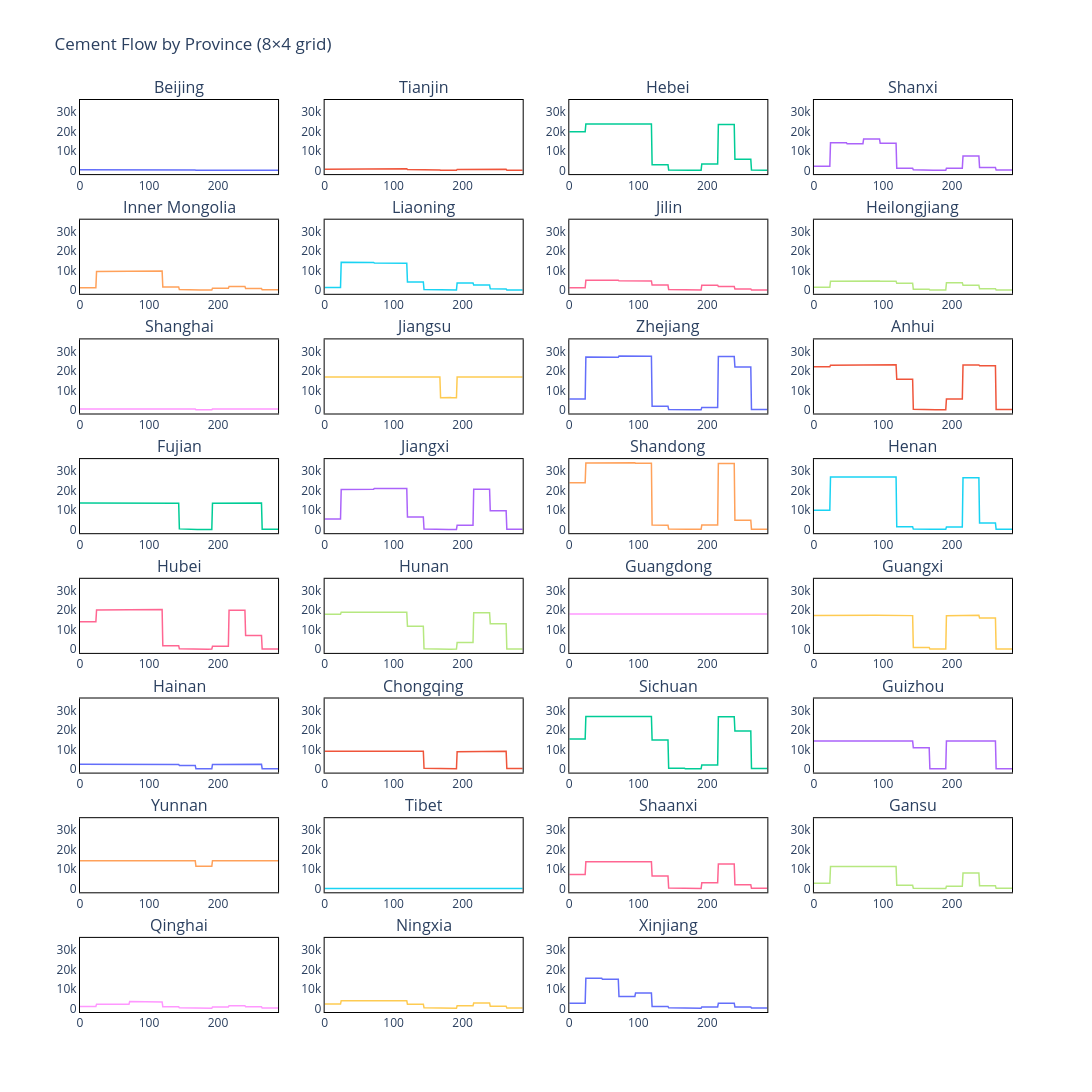

Source (notebook cell):
### Code cell
df = cement_flows

cols = df.columns[:31]
nrows = 4
ncols = 8

# --- Choose a color palette with enough distinct colors ---
colors = px.colors.qualitative.Plotly
# If not enough colors, cycle through the palette
colors = colors * ((len(cols) // len(colors)) + 1)

# --- Create 8×4 subplot grid ---
fig = make_subplots(
    rows=8, cols=4,
    subplot_titles=provinces,
    vertical_spacing=0.05,
    horizontal_spacing=0.05
)

# --- Add each trace with a different color ---
for i, col in enumerate(cols):
    row = i // nrows + 1
    col_pos = i % nrows + 1
    color = colors[i]
    fig.add_trace(
        go.Scatter(
            x=df.index,
            y=df[col],
            mode='lines',
            name=provinces[i],
            line=dict(width=1.5, color=color)
        ),
        row=row, col=col_pos
    )

# --- Layout and style tweaks ---
fig.update_layout(
    height=2400, width=1600,
    showlegend=False,
    title_text="Cement Flow by Province (8×4 grid)",
    plot_bgcolor='white',
    paper_bgcolor='white',
)

# --- Clean white background, black border, no gridlines ---
fig.update_xaxes(showgrid=False, zeroline=False, showline=True, linecolor='black', mirror=True)
fig.update_yaxes(showgrid=False, zeroline=False, showline=True, linecolor='black', mirror=True, matches='y')

fig.show()

### Figure 1 — Plotly figure (JSON) as saved in the notebook; plotly's stock layout.template omitted (floating-point values rounded to 4 significant figures; data arrays with more than 128 entries replaced by an {"elided": "..."} marker saying what was removed)
{"data": [{"line": {"color": "#636EFA", "width": 1.5}, "mode": "lines", "name": "Beijing", "type": "scatter", "x": {"elided": "288 int values"}, "xaxis": "x", "y": {"elided": "288 float values"}, "yaxis": "y"}, {"line": {"color": "#EF553B", "width": 1.5}, "mode": "lines", "name": "Tianjin", "type": "scatter", "x": {"elided": "288 int values"}, "xaxis": "x2", "y": {"elided": "288 float values"}, "yaxis": "y2"}, {"line": {"color": "#00CC96", "width": 1.5}, "mode": "lines", "name": "Hebei", "type": "scatter", "x": {"elided": "288 int values"}, "xaxis": "x3", "y": {"elided": "288 float values"}, "yaxis": "y3"}, {"line": {"color": "#AB63FA", "width": 1.5}, "mode": "lines", "name": "Shanxi", "type": "scatter", "x": {"elided": "288 int values"}, "xaxis": "x4", "y": {"elided": "288 float values"}, "yaxis": "y4"}, {"line": {"color": "#FFA15A", "width": 1.5}, "mode": "lines", "name": "Inner Mongolia", "type": "scatter", "x": {"elided": "288 int values"}, "xaxis": "x5", "y": {"elided": "288 float values"}, "yaxis": "y5"}, {"line": {"color": "#19D3F3", "width": 1.5}, "mode": "lines", "name": "Liaoning", "type": "scatter", "x": {"elided": "288 int values"}, "xaxis": "x6", "y": {"elided": "288 float values"}, "yaxis": "y6"}, {"line": {"color": "#FF6692", "width": 1.5}, "mode": "lines", "name": "Jilin", "type": "scatter", "x": {"elided": "288 int values"}, "xaxis": "x7", "y": {"elided": "288 float values"}, "yaxis": "y7"}, {"line": {"color": "#B6E880", "width": 1.5}, "mode": "lines", "name": "Heilongjiang", "type": "scatter", "x": {"elided": "288 int values"}, "xaxis": "x8", "y": {"elided": "288 float values"}, "yaxis": "y8"}, {"line": {"color": "#FF97FF", "width": 1.5}, "mode": "lines", "name": "Shanghai", "type": "scatter", "x": {"elided": "288 int values"}, "xaxis": "x9", "y": {"elided": "288 float values"}, "yaxis": "y9"}, {"line": {"color": "#FECB52", "width": 1.5}, "mode": "lines", "name": "Jiangsu", "type": "scatter", "x": {"elided": "288 int values"}, "xaxis": "x10", "y": {"elided": "288 float values"}, "yaxis": "y10"}, {"line": {"color": "#636EFA", "width": 1.5}, "mode": "lines", "name": "Zhejiang", "type": "scatter", "x": {"elided": "288 int values"}, "xaxis": "x11", "y": {"elided": "288 float values"}, "yaxis": "y11"}, {"line": {"color": "#EF553B", "width": 1.5}, "mode": "lines", "name": "Anhui", "type": "scatter", "x": {"elided": "288 int values"}, "xaxis": "x12", "y": {"elided": "288 float values"}, "yaxis": "y12"}, {"line": {"color": "#00CC96", "width": 1.5}, "mode": "lines", "name": "Fujian", "type": "scatter", "x": {"elided": "288 int values"}, "xaxis": "x13", "y": {"elided": "288 float values"}, "yaxis": "y13"}, {"line": {"color": "#AB63FA", "width": 1.5}, "mode": "lines", "name": "Jiangxi", "type": "scatter", "x": {"elided": "288 int values"}, "xaxis": "x14", "y": {"elided": "288 float values"}, "yaxis": "y14"}, {"line": {"color": "#FFA15A", "width": 1.5}, "mode": "lines", "name": "Shandong", "type": "scatter", "x": {"elided": "288 int values"}, "xaxis": "x15", "y": {"elided": "288 float values"}, "yaxis": "y15"}, {"line": {"color": "#19D3F3", "width": 1.5}, "mode": "lines", "name": "Henan", "type": "scatter", "x": {"elided": "288 int values"}, "xaxis": "x16", "y": {"elided": "288 float values"}, "yaxis": "y16"}, {"line": {"color": "#FF6692", "width": 1.5}, "mode": "lines", "name": "Hubei", "type": "scatter", "x": {"elided": "288 int values"}, "xaxis": "x17", "y": {"elided": "288 float values"}, "yaxis": "y17"}, {"line": {"color": "#B6E880", "width": 1.5}, "mode": "lines", "name": "Hunan", "type": "scatter", "x": {"elided": "288 int values"}, "xaxis": "x18", "y": {"elided": "288 float values"}, "yaxis": "y18"}, {"line": {"color": "#FF97FF", "width": 1.5}, "mode": "lines", "name": "Guangdong", "type": "scatter", "x": {"elided": "288 int values"}, "xaxis": "x19", "y": {"elided": "288 float values"}, "yaxis": "y19"}, {"line": {"color": "#FECB52", "width": 1.5}, "mode": "lines", "name": "Guangxi", "type": "scatter", "x": {"elided": "288 int values"}, "xaxis": "x20", "y": {"elided": "288 float values"}, "yaxis": "y20"}, {"line": {"color": "#636EFA", "width": 1.5}, "mode": "lines", "name": "Hainan", "type": "scatter", "x": {"elided": "288 int values"}, "xaxis": "x21", "y": {"elided": "288 float values"}, "yaxis": "y21"}, {"line": {"color": "#EF553B", "width": 1.5}, "mode": "lines", "name": "Chongqing", "type": "scatter", "x": {"elided": "288 int values"}, "xaxis": "x22", "y": {"elided": "288 float values"}, "yaxis": "y22"}, {"line": {"color": "#00CC96", "width": 1.5}, "mode": "lines", "name": "Sichuan", "type": "scatter", "x": {"elided": "288 int values"}, "xaxis": "x23", "y": {"elided": "288 float values"}, "yaxis": "y23"}, {"line": {"color": "#AB63FA", "width": 1.5}, "mode": "lines", "name": "Guizhou", "type": "scatter", "x": {"elided": "288 int values"}, "xaxis": "x24", "y": {"elided": "288 float values"}, "yaxis": "y24"}, {"line": {"color": "#FFA15A", "width": 1.5}, "mode": "lines", "name": "Yunnan", "type": "scatter", "x": {"elided": "288 int values"}, "xaxis": "x25", "y": {"elided": "288 float values"}, "yaxis": "y25"}, {"line": {"color": "#19D3F3", "width": 1.5}, "mode": "lines", "name": "Tibet", "type": "scatter", "x": {"elided": "288 int values"}, "xaxis": "x26", "y": {"elided": "288 float values"}, "yaxis": "y26"}, {"line": {"color": "#FF6692", "width": 1.5}, "mode": "lines", "name": "Shaanxi", "type": "scatter", "x": {"elided": "288 int values"}, "xaxis": "x27", "y": {"elided": "288 float values"}, "yaxis": "y27"}, {"line": {"color": "#B6E880", "width": 1.5}, "mode": "lines", "name": "Gansu", "type": "scatter", "x": {"elided": "288 int values"}, "xaxis": "x28", "y": {"elided": "288 float values"}, "yaxis": "y28"}, {"line": {"color": "#FF97FF", "width": 1.5}, "mode": "lines", "name": "Qinghai", "type": "scatter", "x": {"elided": "288 int values"}, "xaxis": "x29", "y": {"elided": "288 float values"}, "yaxis": "y29"}, {"line": {"color": "#FECB52", "width": 1.5}, "mode": "lines", "name": "Ningxia", "type": "scatter", "x": {"elided": "288 int values"}, "xaxis": "x30", "y": {"elided": "288 float values"}, "yaxis": "y30"}, {"line": {"color": "#636EFA", "width": 1.5}, "mode": "lines", "name": "Xinjiang", "type": "scatter", "x": {"elided": "288 int values"}, "xaxis": "x31", "y": {"elided": "288 float values"}, "yaxis": "y31"}], "layout": {"annotations": [{"font": {"size": 16}, "showarrow": false, "text": "Beijing", "x": 0.1062, "xanchor": "center", "xref": "paper", "y": 1, "yanchor": "bottom", "yref": "paper"}, {"font": {"size": 16}, "showarrow": false, "text": "Tianjin", "x": 0.3688, "xanchor": "center", "xref": "paper", "y": 1, "yanchor": "bottom", "yref": "paper"}, {"font": {"size": 16}, "showarrow": false, "text": "Hebei", "x": 0.6313, "xanchor": "center", "xref": "paper", "y": 1, "yanchor": "bottom", "yref": "paper"}, {"font": {"size": 16}, "showarrow": false, "text": "Shanxi", "x": 0.8938, "xanchor": "center", "xref": "paper", "y": 1, "yanchor": "bottom", "yref": "paper"}, {"font": {"size": 16}, "showarrow": false, "text": "Inner Mongolia", "x": 0.1062, "xanchor": "center", "xref": "paper", "y": 0.8687, "yanchor": "bottom", "yref": "paper"}, {"font": {"size": 16}, "showarrow": false, "text": "Liaoning", "x": 0.3688, "xanchor": "center", "xref": "paper", "y": 0.8687, "yanchor": "bottom", "yref": "paper"}, {"font": {"size": 16}, "showarrow": false, "text": "Jilin", "x": 0.6313, "xanchor": "center", "xref": "paper", "y": 0.8687, "yanchor": "bottom", "yref": "paper"}, {"font": {"size": 16}, "showarrow": false, "text": "Heilongjiang", "x": 0.8938, "xanchor": "center", "xref": "paper", "y": 0.8687, "yanchor": "bottom", "yref": "paper"}, {"font": {"size": 16}, "showarrow": false, "text": "Shanghai", "x": 0.1062, "xanchor": "center", "xref": "paper", "y": 0.7375, "yanchor": "bottom", "yref": "paper"}, {"font": {"size": 16}, "showarrow": false, "text": "Jiangsu", "x": 0.3688, "xanchor": "center", "xref": "paper", "y": 0.7375, "yanchor": "bottom", "yref": "paper"}, {"font": {"size": 16}, "showarrow": false, "text": "Zhejiang", "x": 0.6313, "xanchor": "center", "xref": "paper", "y": 0.7375, "yanchor": "bottom", "yref": "paper"}, {"font": {"size": 16}, "showarrow": false, "text": "Anhui", "x": 0.8938, "xanchor": "center", "xref": "paper", "y": 0.7375, "yanchor": "bottom", "yref": "paper"}, {"font": {"size": 16}, "showarrow": false, "text": "Fujian", "x": 0.1062, "xanchor": "center", "xref": "paper", "y": 0.6062, "yanchor": "bottom", "yref": "paper"}, {"font": {"size": 16}, "showarrow": false, "text": "Jiangxi", "x": 0.3688, "xanchor": "center", "xref": "paper", "y": 0.6062, "yanchor": "bottom", "yref": "paper"}, {"font": {"size": 16}, "showarrow": false, "text": "Shandong", "x": 0.6313, "xanchor": "center", "xref": "paper", "y": 0.6062, "yanchor": "bottom", "yref": "paper"}, {"font": {"size": 16}, "showarrow": false, "text": "Henan", "x": 0.8938, "xanchor": "center", "xref": "paper", "y": 0.6062, "yanchor": "bottom", "yref": "paper"}, {"font": {"size": 16}, "showarrow": false, "text": "Hubei", "x": 0.1062, "xanchor": "center", "xref": "paper", "y": 0.475, "yanchor": "bottom", "yref": "paper"}, {"font": {"size": 16}, "showarrow": false, "text": "Hunan", "x": 0.3688, "xanchor": "center", "xref": "paper", "y": 0.475, "yanchor": "bottom", "yref": "paper"}, {"font": {"size": 16}, "showarrow": false, "text": "Guangdong", "x": 0.6313, "xanchor": "center", "xref": "paper", "y": 0.475, "yanchor": "bottom", "yref": "paper"}, {"font": {"size": 16}, "showarrow": false, "text": "Guangxi", "x": 0.8938, "xanchor": "center", "xref": "paper", "y": 0.475, "yanchor": "bottom", "yref": "paper"}, {"font": {"size": 16}, "showarrow": false, "text": "Hainan", "x": 0.1062, "xanchor": "center", "xref": "paper", "y": 0.3437, "yanchor": "bottom", "yref": "paper"}, {"font": {"size": 16}, "showarrow": false, "text": "Chongqing", "x": 0.3688, "xanchor": "center", "xref": "paper", "y": 0.3437, "yanchor": "bottom", "yref": "paper"}, {"font": {"size": 16}, "showarrow": false, "text": "Sichuan", "x": 0.6313, "xanchor": "center", "xref": "paper", "y": 0.3437, "yanchor": "bottom", "yref": "paper"}, {"font": {"size": 16}, "showarrow": false, "text": "Guizhou", "x": 0.8938, "xanchor": "center", "xref": "paper", "y": 0.3437, "yanchor": "bottom", "yref": "paper"}, {"font": {"size": 16}, "showarrow": false, "text": "Yunnan", "x": 0.1062, "xanchor": "center", "xref": "paper", "y": 0.2125, "yanchor": "bottom", "yref": "paper"}, {"font": {"size": 16}, "showarrow": false, "text": "Tibet", "x": 0.3688, "xanchor": "center", "xref": "paper", "y": 0.2125, "yanchor": "bottom", "yref": "paper"}, {"font": {"size": 16}, "showarrow": false, "text": "Shaanxi", "x": 0.6313, "xanchor": "center", "xref": "paper", "y": 0.2125, "yanchor": "bottom", "yref": "paper"}, {"font": {"size": 16}, "showarrow": false, "text": "Gansu", "x": 0.8938, "xanchor": "center", "xref": "paper", "y": 0.2125, "yanchor": "bottom", "yref": "paper"}, {"font": {"size": 16}, "showarrow": false, "text": "Qinghai", "x": 0.1062, "xanchor": "center", "xref": "paper", "y": 0.08125, "yanchor": "bottom", "yref": "paper"}, {"font": {"size": 16}, "showarrow": false, "text": "Ningxia", "x": 0.3688, "xanchor": "center", "xref": "paper", "y": 0.08125, "yanchor": "bottom", "yref": "paper"}, {"font": {"size": 16}, "showarrow": false, "text": "Xinjiang", "x": 0.6313, "xanchor": "center", "xref": "paper", "y": 0.08125, "yanchor": "bottom", "yref": "paper"}], "height": 2400, "paper_bgcolor": "white", "plot_bgcolor": "white", "showlegend": false, "title": {"text": "Cement Flow by Province (8×4 grid)"}, "width": 1600, "xaxis": {"anchor": "y", "domain": [0, 0.2125], "linecolor": "black", "mirror": true, "showgrid": false, "showline": true, "zeroline": false}, "xaxis10": {"anchor": "y10", "domain": [0.2625, 0.475], "linecolor": "black", "mirror": true, "showgrid": false, "showline": true, "zeroline": false}, "xaxis11": {"anchor": "y11", "domain": [0.525, 0.7375], "linecolor": "black", "mirror": true, "showgrid": false, "showline": true, "zeroline": false}, "xaxis12": {"anchor": "y12", "domain": [0.7875, 1], "linecolor": "black", "mirror": true, "showgrid": false, "showline": true, "zeroline": false}, "xaxis13": {"anchor": "y13", "domain": [0, 0.2125], "linecolor": "black", "mirror": true, "showgrid": false, "showline": true, "zeroline": false}, "xaxis14": {"anchor": "y14", "domain": [0.2625, 0.475], "linecolor": "black", "mirror": true, "showgrid": false, "showline": true, "zeroline": false}, "xaxis15": {"anchor": "y15", "domain": [0.525, 0.7375], "linecolor": "black", "mirror": true, "showgrid": false, "showline": true, "zeroline": false}, "xaxis16": {"anchor": "y16", "domain": [0.7875, 1], "linecolor": "black", "mirror": true, "showgrid": false, "showline": true, "zeroline": false}, "xaxis17": {"anchor": "y17", "domain": [0, 0.2125], "linecolor": "black", "mirror": true, "showgrid": false, "showline": true, "zeroline": false}, "xaxis18": {"anchor": "y18", "domain": [0.2625, 0.475], "linecolor": "black", "mirror": true, "showgrid": false, "showline": true, "zeroline": false}, "xaxis19": {"anchor": "y19", "domain": [0.525, 0.7375], "linecolor": "black", "mirror": true, "showgrid": false, "showline": true, "zeroline": false}, "xaxis2": {"anchor": "y2", "domain": [0.2625, 0.475], "linecolor": "black", "mirror": true, "showgrid": false, "showline": true, "zeroline": false}, "xaxis20": {"anchor": "y20", "domain": [0.7875, 1], "linecolor": "black", "mirror": true, "showgrid": false, "showline": true, "zeroline": false}, "xaxis21": {"anchor": "y21", "domain": [0, 0.2125], "linecolor": "black", "mirror": true, "showgrid": false, "showline": true, "zeroline": false}, "xaxis22": {"anchor": "y22", "domain": [0.2625, 0.475], "linecolor": "black", "mirror": true, "showgrid": false, "showline": true, "zeroline": false}, "xaxis23": {"anchor": "y23", "domain": [0.525, 0.7375], "linecolor": "black", "mirror": true, "showgrid": false, "showline": true, "zeroline": false}, "xaxis24": {"anchor": "y24", "domain": [0.7875, 1], "linecolor": "black", "mirror": true, "showgrid": false, "showline": true, "zeroline": false}, "xaxis25": {"anchor": "y25", "domain": [0, 0.2125], "linecolor": "black", "mirror": true, "showgrid": false, "showline": true, "zeroline": false}, "xaxis26": {"anchor": "y26", "domain": [0.2625, 0.475], "linecolor": "black", "mirror": true, "showgrid": false, "showline": true, "zeroline": false}, "xaxis27": {"anchor": "y27", "domain": [0.525, 0.7375], "linecolor": "black", "mirror": true, "showgrid": false, "showline": true, "zeroline": false}, "xaxis28": {"anchor": "y28", "domain": [0.7875, 1], "linecolor": "black", "mirror": true, "showgrid": false, "showline": true, "zeroline": false}, "xaxis29": {"anchor": "y29", "domain": [0, 0.2125], "linecolor": "black", "mirror": true, "showgrid": false, "showline": true, "zeroline": false}, "xaxis3": {"anchor": "y3", "domain": [0.525, 0.7375], "linecolor": "black", "mirror": true, "showgrid": false, "showline": true, "zeroline": false}, "xaxis30": {"anchor": "y30", "domain": [0.2625, 0.475], "linecolor": "black", "mirror": true, "showgrid": false, "showline": true, "zeroline": false}, "xaxis31": {"anchor": "y31", "domain": [0.525, 0.7375], "linecolor": "black", "mirror": true, "showgrid": false, "showline": true, "zeroline": false}, "xaxis32": {"anchor": "y32", "domain": [0.7875, 1], "linecolor": "black", "mirror": true, "showgrid": false, "showline": true, "zeroline": false}, "xaxis4": {"anchor": "y4", "domain": [0.7875, 1], "linecolor": "black", "mirror": true, "showgrid": false, "showline": true, "zeroline": false}, "xaxis5": {"anchor": "y5", "domain": [0, 0.2125], "linecolor": "black", "mirror": true, "showgrid": false, "showline": true, "zeroline": false}, "xaxis6": {"anchor": "y6", "domain": [0.2625, 0.475], "linecolor": "black", "mirror": true, "showgrid": false, "showline": true, "zeroline": false}, "xaxis7": {"anchor": "y7", "domain": [0.525, 0.7375], "linecolor": "black", "mirror": true, "showgrid": false, "showline": true, "zeroline": false}, "xaxis8": {"anchor": "y8", "domain": [0.7875, 1], "linecolor": "black", "mirror": true, "showgrid": false, "showline": true, "zeroline": false}, "xaxis9": {"anchor": "y9", "domain": [0, 0.2125], "linecolor": "black", "mirror": true, "showgrid": false, "showline": true, "zeroline": false}, "yaxis": {"anchor": "x", "domain": [0.9187, 1], "linecolor": "black", "matches": "y", "mirror": true, "showgrid": false, "showline": true, "zeroline": false}, "yaxis10": {"anchor": "x10", "domain": [0.6562, 0.7375], "linecolor": "black", "matches": "y", "mirror": true, "showgrid": false, "showline": true, "zeroline": false}, "yaxis11": {"anchor": "x11", "domain": [0.6562, 0.7375], "linecolor": "black", "matches": "y", "mirror": true, "showgrid": false, "showline": true, "zeroline": false}, "yaxis12": {"anchor": "x12", "domain": [0.6562, 0.7375], "linecolor": "black", "matches": "y", "mirror": true, "showgrid": false, "showline": true, "zeroline": false}, "yaxis13": {"anchor": "x13", "domain": [0.525, 0.6062], "linecolor": "black", "matches": "y", "mirror": true, "showgrid": false, "showline": true, "zeroline": false}, "yaxis14": {"anchor": "x14", "domain": [0.525, 0.6062], "linecolor": "black", "matches": "y", "mirror": true, "showgrid": false, "showline": true, "zeroline": false}, "yaxis15": {"anchor": "x15", "domain": [0.525, 0.6062], "linecolor": "black", "matches": "y", "mirror": true, "showgrid": false, "showline": true, "zeroline": false}, "yaxis16": {"anchor": "x16", "domain": [0.525, 0.6062], "linecolor": "black", "matches": "y", "mirror": true, "showgrid": false, "showline": true, "zeroline": false}, "yaxis17": {"anchor": "x17", "domain": [0.3937, 0.475], "linecolor": "black", "matches": "y", "mirror": true, "showgrid": false, "showline": true, "zeroline": false}, "yaxis18": {"anchor": "x18", "domain": [0.3937, 0.475], "linecolor": "black", "matches": "y", "mirror": true, "showgrid": false, "showline": true, "zeroline": false}, "yaxis19": {"anchor": "x19", "domain": [0.3937, 0.475], "linecolor": "black", "matches": "y", "mirror": true, "showgrid": false, "showline": true, "zeroline": false}, "yaxis2": {"anchor": "x2", "domain": [0.9187, 1], "linecolor": "black", "matches": "y", "mirror": true, "showgrid": false, "showline": true, "zeroline": false}, "yaxis20": {"anchor": "x20", "domain": [0.3937, 0.475], "linecolor": "black", "matches": "y", "mirror": true, "showgrid": false, "showline": true, "zeroline": false}, "yaxis21": {"anchor": "x21", "domain": [0.2625, 0.3437], "linecolor": "black", "matches": "y", "mirror": true, "showgrid": false, "showline": true, "zeroline": false}, "yaxis22": {"anchor": "x22", "domain": [0.2625, 0.3437], "linecolor": "black", "matches": "y", "mirror": true, "showgrid": false, "showline": true, "zeroline": false}, "yaxis23": {"anchor": "x23", "domain": [0.2625, 0.3437], "linecolor": "black", "matches": "y", "mirror": true, "showgrid": false, "showline": true, "zeroline": false}, "yaxis24": {"anchor": "x24", "domain": [0.2625, 0.3437], "linecolor": "black", "matches": "y", "mirror": true, "showgrid": false, "showline": true, "zeroline": false}, "yaxis25": {"anchor": "x25", "domain": [0.1312, 0.2125], "linecolor": "black", "matches": "y", "mirror": true, "showgrid": false, "showline": true, "zeroline": false}, "yaxis26": {"anchor": "x26", "domain": [0.1312, 0.2125], "linecolor": "black", "matches": "y", "mirror": true, "showgrid": false, "showline": true, "zeroline": false}, "yaxis27": {"anchor": "x27", "domain": [0.1312, 0.2125], "linecolor": "black", "matches": "y", "mirror": true, "showgrid": false, "showline": true, "zeroline": false}, "yaxis28": {"anchor": "x28", "domain": [0.1312, 0.2125], "linecolor": "black", "matches": "y", "mirror": true, "showgrid": false, "showline": true, "zeroline": false}, "yaxis29": {"anchor": "x29", "domain": [0, 0.08125], "linecolor": "black", "matches": "y", "mirror": true, "showgrid": false, "showline": true, "zeroline": false}, "yaxis3": {"anchor": "x3", "domain": [0.9187, 1], "linecolor": "black", "matches": "y", "mirror": true, "showgrid": false, "showline": true, "zeroline": false}, "yaxis30": {"anchor": "x30", "domain": [0, 0.08125], "linecolor": "black", "matches": "y", "mirror": true, "showgrid": false, "showline": true, "zeroline": false}, "yaxis31": {"anchor": "x31", "domain": [0, 0.08125], "linecolor": "black", "matches": "y", "mirror": true, "showgrid": false, "showline": true, "zeroline": false}, "yaxis32": {"anchor": "x32", "domain": [0, 0.08125], "linecolor": "black", "matches": "y", "mirror": true, "showgrid": false, "showline": true, "zeroline": false}, "yaxis4": {"anchor": "x4", "domain": [0.9187, 1], "linecolor": "black", "matches": "y", "mirror": true, "showgrid": false, "showline": true, "zeroline": false}, "yaxis5": {"anchor": "x5", "domain": [0.7875, 0.8687], "linecolor": "black", "matches": "y", "mirror": true, "showgrid": false, "showline": true, "zeroline": false}, "yaxis6": {"anchor": "x6", "domain": [0.7875, 0.8687], "linecolor": "black", "matches": "y", "mirror": true, "showgrid": false, "showline": true, "zeroline": false}, "yaxis7": {"anchor": "x7", "domain": [0.7875, 0.8687], "linecolor": "black", "matches": "y", "mirror": true, "showgrid": false, "showline": true, "zeroline": false}, "yaxis8": {"anchor": "x8", "domain": [0.7875, 0.8687], "linecolor": "black", "matches": "y", "mirror": true, "showgrid": false, "showline": true, "zeroline": false}, "yaxis9": {"anchor": "x9", "domain": [0.6562, 0.7375], "linecolor": "black", "matches": "y", "mirror": true, "showgrid": false, "showline": true, "zeroline": false}}}
